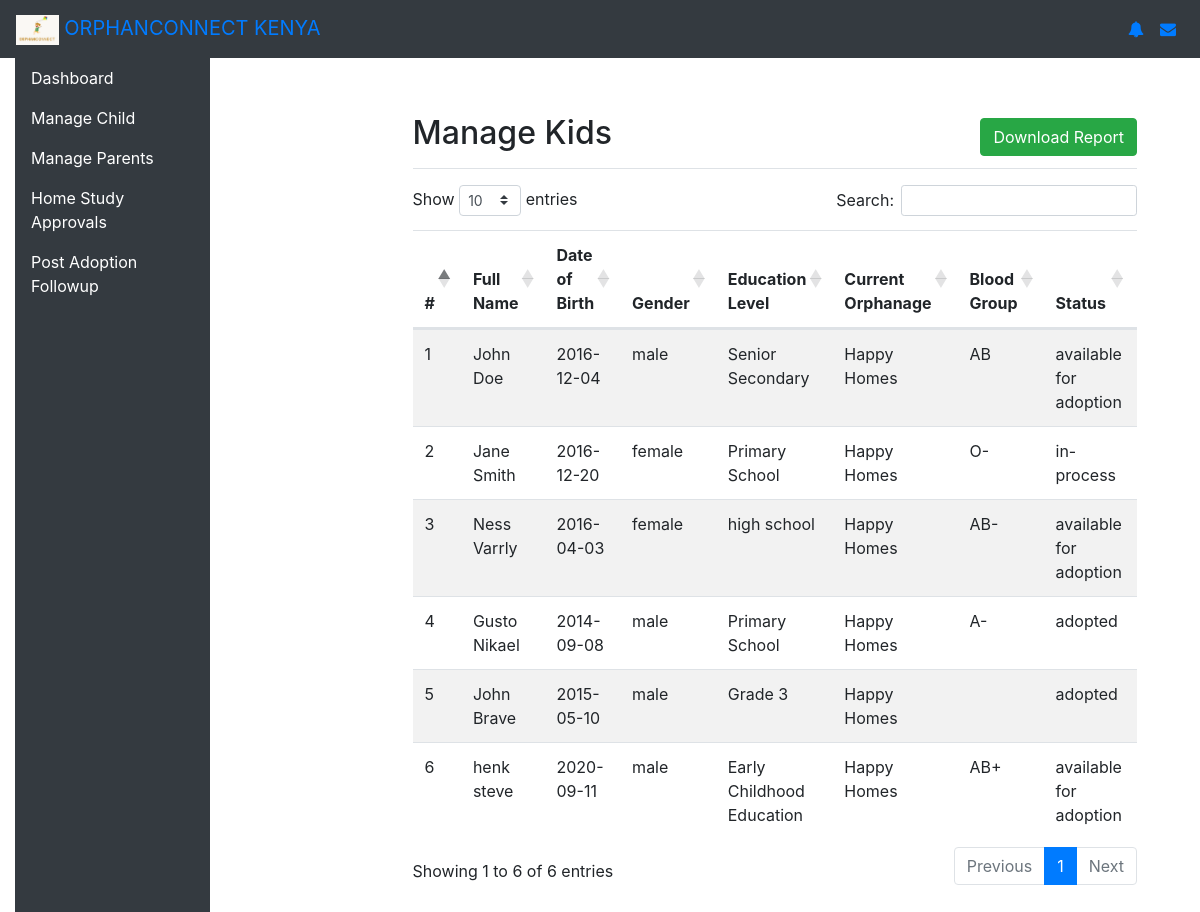
The page /Social_worker/manage_kids.php on the database its author committed.
### tables this page shows
CREATE TABLE `children` (
  `child_id` int(11) NOT NULL,
  `full_name` varchar(100) NOT NULL,
  `date_of_birth` date NOT NULL,
  `gender` enum('male','female','other') NOT NULL,
  `medical_history` text DEFAULT NULL,
  `psychological_history` text DEFAULT NULL,
  `education_level` varchar(50) DEFAULT NULL,
  `current_orphanage_id` int(11) DEFAULT NULL,
  `status` enum('available for adoption','in-process','adopted') NOT NULL,
  `blood_group` varchar(5) DEFAULT NULL,
  `image_path` varchar(255) DEFAULT NULL,
  `date_found` date DEFAULT NULL,
  `city_found` varchar(100) DEFAULT NULL,
  `disability` enum('yes','no') DEFAULT NULL,
  `allergies` enum('yes','no') DEFAULT NULL,
  `disability_description` text DEFAULT NULL,
  `notes` text DEFAULT NULL,
  `social_worker_id` int(11) DEFAULT NULL
);

CREATE TABLE `orphanages` (
  `orphanage_id` int(11) NOT NULL,
  `orphanage_name` varchar(100) NOT NULL,
  `location` varchar(255) DEFAULT NULL,
  `contact_info` varchar(100) DEFAULT NULL,
  `registration_number` varchar(50) DEFAULT NULL,
  `manager_name` varchar(100) DEFAULT NULL,
  `capacity` int(11) DEFAULT NULL,
  `number_of_children` int(11) DEFAULT NULL
);

### Social_worker/manage_kids.php (the view, shortened to what this page needs)
<?php
require_once 'connection.php';
$sql = "SELECT
            c.child_id,
            c.full_name,
            c.date_of_birth,
            c.gender,
            c.education_level,
            o.orphanage_name AS current_orphanage,
            c.status,
            c.blood_group
        FROM children AS c
        LEFT JOIN orphanages AS o ON c.current_orphanage_id = o.orphanage_id";
$result = $conn->query($sql);
include "nav/nav.php";
?>
<!DOCTYPE html>
<html lang="en">
<head>
    <link rel="stylesheet" href="https://stackpath.bootstrapcdn.com/bootstrap/4.3.1/css/bootstrap.min.css">
    <link rel="stylesheet" href="https://cdn.datatables.net/1.10.20/css/dataTables.bootstrap4.min.css">
</head>
<body>
<main role="main" class="col-md-9 ml-sm-auto col-lg-10 px-4">
    <div class="d-flex justify-content-between flex-wrap flex-md-nowrap align-items-center pt-3 pb-2 mb-3 border-bottom">
      <h1 class="h2">Manage Kids</h1>
      <a href="download_kids_report.php" class="btn btn-success">Download Report</a>
    </div>
    <div class="table-responsive">
        <table id="manageKidsTable" class="table table-striped table-hover">
            <thead>
                <tr>
                    <th>#</th>
                    <th>Full Name</th>
                    <th>Date of Birth</th>
                    <th>Gender</th>
                    <th>Education Level</th>
                    <th>Current Orphanage</th>
                    <th>Blood Group</th>
                    <th>Status</th>
                    <th>Action</th>
                </tr>
            </thead>
            <tbody>
                <?php
                if ($result->num_rows > 0) {
                    $count = 1;
                    while ($row = $result->fetch_assoc()) {
                        echo "<tr id='kid_" . $row['child_id'] . "'>";
                        echo "<td>" . $count . "</td>";
                        echo "<td>" . htmlspecialchars($row['full_name']) . "</td>";
                        echo "<td>" . htmlspecialchars($row['date_of_birth']) . "</td>";
                        echo "<td>" . htmlspecialchars($row['gender']) . "</td>";
                        echo "<td>" . htmlspecialchars($row['education_level']) . "</td>";
                        echo "<td>" . htmlspecialchars($row['current_orphanage']) . "</td>";
                        echo "<td>" . htmlspecialchars($row['blood_group']) . "</td>";
                        echo "<td>" . htmlspecialchars($row['status']) . "</td>";
                        echo "<td><button class='btn btn-info' onclick='viewKid(" . $row['child_id'] . ")'>View</button></td>";
                        echo "</tr>";
                        $count++;
                    }
                } else {
                    echo "<tr><td colspan='9'>No records found</td></tr>";
                }
                ?>
            </tbody>
        </table>
    </div>
</div>
</body>
</html>

### Social_worker/nav/nav.php (style rules this page uses)
main { padding: 20px; }

### rows shown on the page
children: full_name "John Doe", date_of_birth "2016-12-04", gender "male", education_level "Senior Secondary", current_orphanage.orphanage_name "Happy Homes", blood_group "AB", status "available for adoption"
children: full_name "Jane Smith", date_of_birth "2016-12-20", gender "female", education_level "Primary School", current_orphanage.orphanage_name "Happy Homes", blood_group "O-", status "in-process"
children: full_name "Ness Varrly", date_of_birth "2016-04-03", gender "female", education_level "high school", current_orphanage.orphanage_name "Happy Homes", blood_group "AB-", status "available for adoption"
children: full_name "Gusto Nikael", date_of_birth "2014-09-08", gender "male", education_level "Primary School", current_orphanage.orphanage_name "Happy Homes", blood_group "A-", status "adopted"
children: full_name "John Brave", date_of_birth "2015-05-10", gender "male", education_level "Grade 3", current_orphanage.orphanage_name "Happy Homes", status "adopted"
children: full_name "henk steve", date_of_birth "2020-09-11", gender "male", education_level "Early Childhood Education", current_orphanage.orphanage_name "Happy Homes", blood_group "AB+", status "available for adoption"
